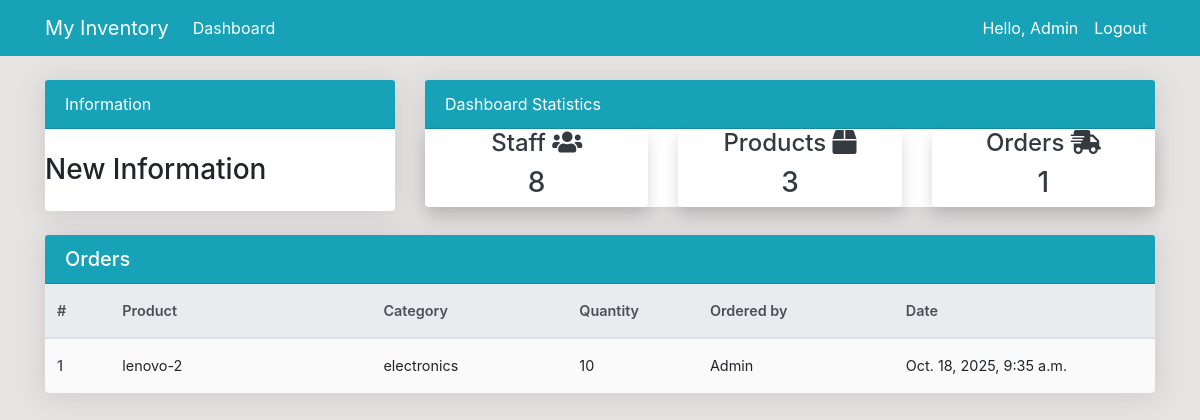
Before: /dashboard/order/ (signed in) with the older database file.
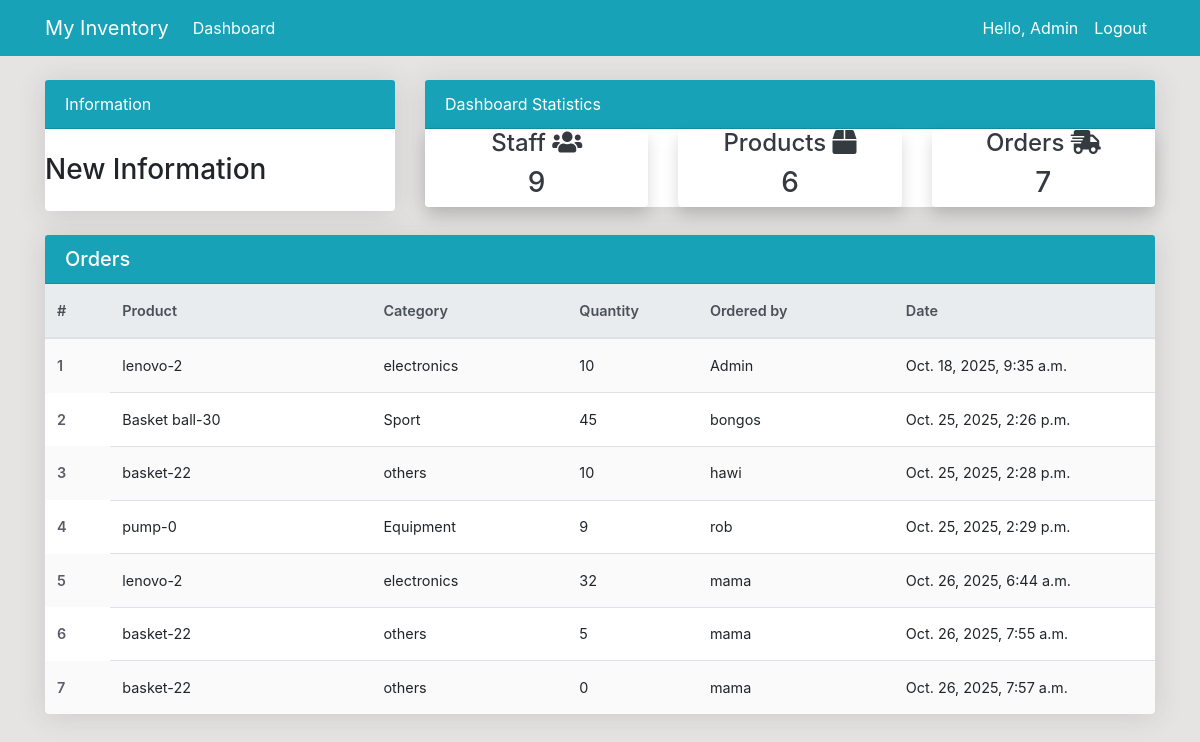
After: the same page with the newer database file.
### dashboard/models.py (models this page shows, shortened)
class Order(models.Model):
    product = models.ForeignKey(product, on_delete=models.CASCADE, null = True)
    staff = models.ForeignKey(User, models.CASCADE, null =True)
    order_quantity= models.PositiveBigIntegerField(null = True)
    date = models.DateTimeField(auto_now_add= True)
    class Meta:
        verbose_name_plural = 'Order'

class product(models.Model):
    name = models.CharField(max_length = 100, null = True)
    category = models.CharField(max_length = 20,null = True)
    Quantity = models.PositiveBigIntegerField(null = True)
    class Meta:
        verbose_name_plural = 'Product'
    def __str__(self):
        return f'{self.name}-{self.Quantity}'

### dashboard/views.py (the view)
# urls.py: path('order/',views.order,name='dashboard-order'),
@login_required(login_url='user-login')
def order(request):
    orders = Order.objects.all()
    workers_count = User.objects.all().count()
    orders_count = orders.count()
    items = product.objects.all()
    product_count = items.count()
    context = {
        'orders': orders,
        'workers_count': workers_count,
        'orders_count': orders_count,
        'product_count': product_count,
    }
    user = request.user
    if not user.is_superuser:
        return render(request, 'dashboard/access_denied.html')
    return render(request, 'dashboard/order.html',context)

### templates/dashboard/order.html (shortened to what this page needs)
{% extends 'partials/base.html' %}
{%block content%}
{% include 'partials/topside.html' %}
<div class="row my-4">
  <div class="col-md-12">
    <div class="card">
      <div class="card-header bg-info text-white">
        <h5 class="card-title mb-0">Orders</h5>
      </div>
      <div class="card-body p-0">
        <table class="table table-striped table-hover mb-0">
          <thead class="thead-light">
            <tr>
              <th scope="col" style="width: 5%">#</th>
              <th scope="col" style="width: 20%">Product</th>
              <th scope="col" style="width: 15%">Category</th>
              <th scope="col" style="width: 10%">Quantity</th>
              <th scope="col" style="width: 15%">Ordered by</th>
              <th scope="col" style="width: 20%">Date</th>
            </tr>
          </thead>
          <tbody>
            {% for order in orders %}
            <tr>
              <th scope="row">{{ forloop.counter }}</th>
              <td>{{ order.product }}</td>
              <td>
                <span>
                  {{ order.product.category }}
                </span>
              </td>
              <td>
                <span >
                  {{ order.order_quantity }}
                </span>
              </td>
              <td class="text-truncate" style="max-width: 150px;" title="{{ order.staff.username }}">
                {{ order.staff.username }}
              </td>
              <td class="text-nowrap">{{ order.date }}</td>
            </tr>
            {% endfor %}
          </tbody>
        </table>
      </div>
    </div>
  </div>
</div>
{%endblock%}

### templates/partials/base.html (shortened to what this page needs)
{% load static %}
<!DOCTYPE html>
<html lang="en">
  <head>
    <link
      rel="stylesheet"
      href="https://cdn.jsdelivr.net/npm/bootstrap@4.6.0/dist/css/bootstrap.min.css"
    />
    <link
      rel="stylesheet"
      href="https://use.fontawesome.com/releases/v5.15.2/css/all.css"
    />
    <link rel="stylesheet" href="{% static '/style.css' %}" />
  </head>
  <body>
    {% include 'partials/nav.html' %}
    <div class="container">{% block content %} {% endblock %}</div>
  </body>
</html>

### templates/partials/nav.html (shortened to what this page needs)
<nav class="navbar navbar-expand-lg navbar-info bg-info">
  <div class="container">
    <a class="navbar-brand text-white" href="{% if user.is_authenticated %}{% url 'dashboard-index' %}{% else %}{% url 'user-login' %}{% endif %}">
      My Inventory
    </a>
    <div class="collapse navbar-collapse" id="navbarSupportedContent">
      {% if user.is_authenticated %}
      <ul class="navbar-nav mr-auto">
        <li class="nav-item active">
          <a class="nav-link text-white" href="{% url 'dashboard-index' %}">
            Dashboard <span class="sr-only">(current)</span>
          </a>
        </li>
      </ul>
      {% endif %}
      <ul class="navbar-nav ml-auto">
        {% if user.is_authenticated %}
          <li class="nav-item active">
            <a class="nav-link text-white" href="{% url 'user-profile' %}">
              Hello, {{ user.username }}<span class="sr-only">(current)</span>
            </a>
          </li>
          <li class="nav-item">
            <a class="nav-link text-white" href="{% url 'user-logout' %}">
              Logout
            </a>
          </li>
        {% endif %}
      </ul>
    </div>
  </div>
</nav>

### templates/partials/topside.html
<div class="row">
  <div class="col-md-4 mt-4">
    <div class="card">
      <div class="card-header bg-info text-white">Information</div>
      <div class="card-body">
        <marquee behavior="" direction="">
          <h3 class="my-4">New Information</h3>
        </marquee>
      </div>
    </div>
  </div>
  <div class="col-md-8 mt-4">
    <div class="card">
      <div class="card-header bg-info text-white">Dashboard Statistics</div>
      <div class="card-body">
        <div class="row">
          <div class="col-md-4">
            <a
              class="text-decoration-none text-dark"
              href="{% url 'dashboard-staff' %}"
            >
              <div class="card my-card shadow">
                <div class="card-body text-center">
                  <h4>Staff <i class="fas fa-users"></i></h4>
                  <h3>{{ workers_count }}</h3>
                </div>
              </div>
            </a>
          </div>
          <div class="col-md-4">
            <a
              class="text-decoration-none text-dark"
              href="{% url 'dashboard-product' %}"
            >
              <div class="card my-card shadow">
                <div class="card-body text-center">
                  <h4>Products <i class="fas fa-box"></i></h4>
                  <h3>{{ product_count }}</h3>
                </div>
              </div>
            </a>
          </div>
          <div class="col-md-4">
            <a
              class="text-decoration-none text-dark"
              href="{% url 'dashboard-order' %}"
            >
              <div class="card my-card shadow">
                <div class="card-body text-center">
                  <h4>Orders <i class="fas fa-shipping-fast"></i></h4>
                  <h3>{{ orders_count }}</h3>
                </div>
              </div>
            </a>
          </div>
        </div>
      </div>
    </div>
  </div>
</div>

### static/style.css (style rules this page uses)
body { background: rgb(230, 227, 227); }

### templates/dashboard/order.html (style rules this page uses)
.card { border: none; box-shadow: 0 0.15rem 1.75rem 0 rgba(58, 59, 69, 0.15); }
.card-body { padding: 0; }
.table th { border-top: none; font-weight: 600; color: #5a5c69; padding: 1rem 0.75rem; font-size: 0.9rem; white-space: nowrap; }
.table td { padding: 0.75rem; vertical-align: middle; font-size: 0.9rem; }
.thead-light th { background-color: #f8f9fc; border-color: #e3e6f0; }
.table-striped tbody tr:nth-of-type(odd) { background-color: rgba(0, 0, 0, 0.02); }
.text-nowrap { white-space: nowrap; }
.table { margin-bottom: 0; table-layout: fixed; width: 100%; }
.text-truncate { overflow: hidden; text-overflow: ellipsis; white-space: nowrap; }

Changed rows visible on the page:
added Order: product "Basket ball-30", product.category "Sport", order_quantity "45", staff.username "bongos", date "Oct. 25, 2025, 2:26 p.m."
added Order: product "basket-22", product.category "others", order_quantity "10", staff.username "hawi", date "Oct. 25, 2025, 2:28 p.m."
added Order: product "pump-0", product.category "Equipment", order_quantity "9", staff.username "rob", date "Oct. 25, 2025, 2:29 p.m."
added Order: product "lenovo-2", product.category "electronics", order_quantity "32", staff.username "mama", date "Oct. 26, 2025, 6:44 a.m."
added Order: product "basket-22", product.category "others", order_quantity "5", staff.username "mama", date "Oct. 26, 2025, 7:55 a.m."
added Order: product "basket-22", product.category "others", order_quantity "0", staff.username "mama", date "Oct. 26, 2025, 7:57 a.m."
Other visible differences:
{{ workers_count }}: "8" → "9"
{{ product_count }}: "3" → "6"
{{ orders_count }}: "1" → "7"
